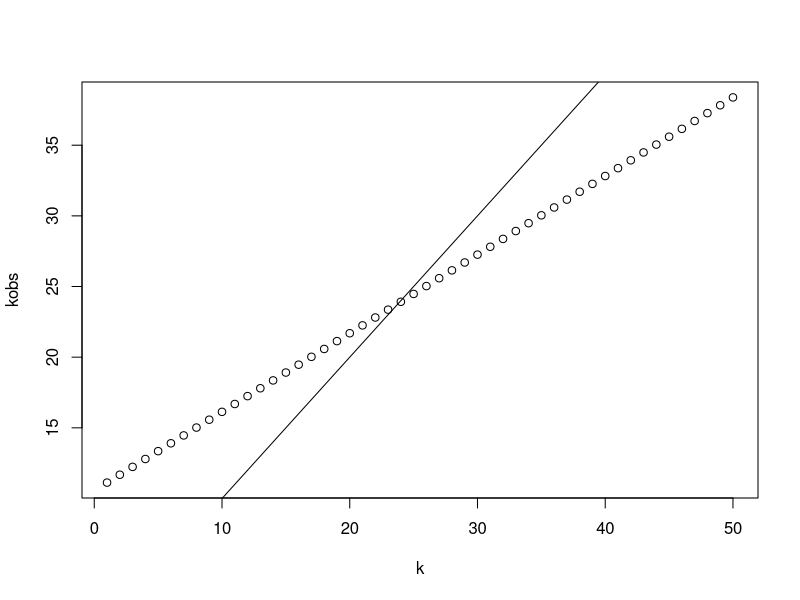

This chart was generated by the following R code:
#sample size
SS=178
#divided by 16 lanes (4 lanes x 4 facilites)
SS/16
#range of cartons per lane for design effect
k=1:50
#design effect
DE = 1 + (k - 1) * 0.05
#kobs for the adjusted number of cartons
Nadj = SS*DE
kobs = Nadj/16
cbind(k, DE, Nadj, kobs)
#plot
plot(k, kobs)
abline(0,1)